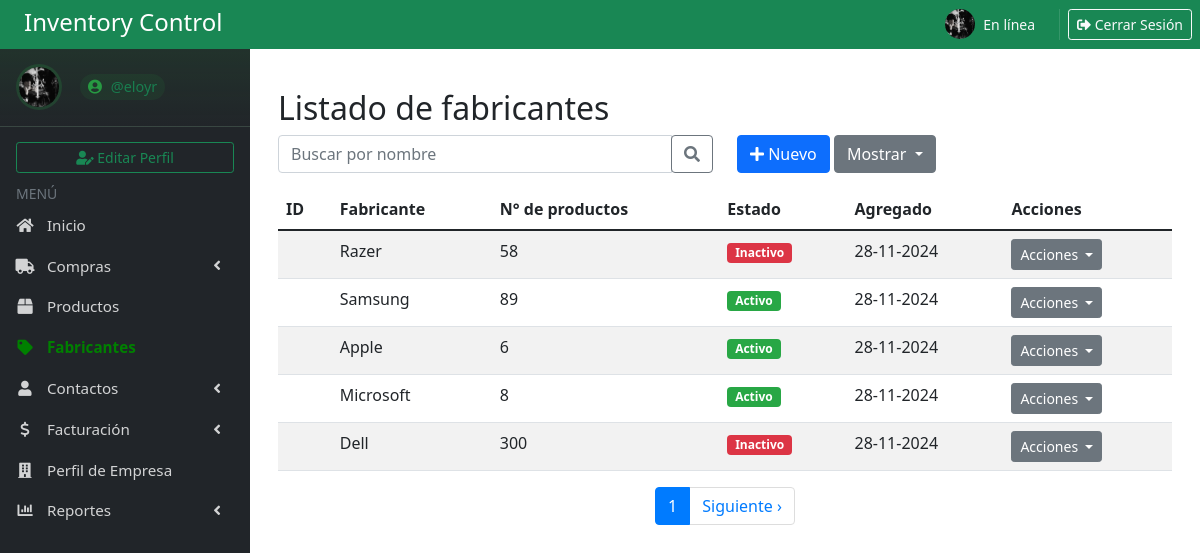
Screenshot of /fabricantes/ (signed in) with the database file from the repository.
### Inventario/models.py (models this page shows, shortened)
class Profile(models.Model):
    user = models.OneToOneField(User, on_delete=models.CASCADE)
    image = models.ImageField(upload_to='profile_pics/', default='profile_pics/default-avatar.png', blank=True)
    last_seen = models.DateTimeField(default=timezone.now)

class Fabricante(models.Model):
    ESTADO_CHOICES = [
        ('activo', 'Activo'),
        ('inactivo', 'Inactivo')
    ]
    id_fabricante = models.AutoField(primary_key=True)
    fabricante = models.CharField(max_length=100, unique=True)
    numero_productos = models.PositiveIntegerField(default=0)
    estado = models.CharField(max_length=10, choices=ESTADO_CHOICES, default='activo')
    agregado = models.DateTimeField(auto_now_add=True)
    class Meta:
        verbose_name = "Fabricante"
        verbose_name_plural = "Fabricantes"

### Inventario/views.py (the view)
# urls.py: path('fabricantes/', views.fabricantes, name='fabricantes'),
@login_required
def fabricantes(request):
    queryset = Fabricante.objects.all()
    query = request.GET.get('q')
    if query:
        queryset = queryset.filter(fabricante__icontains=query)
    mostrar = request.GET.get('mostrar', 5)
    paginator = Paginator(queryset, int(mostrar))
    page = request.GET.get('page')
    try:
        fabricantes = paginator.page(page)
    except PageNotAnInteger:
        fabricantes = paginator.page(1)
    except EmptyPage:
        fabricantes = paginator.page(paginator.num_pages)
    context = {
        'fabricantes': fabricantes,
        'is_paginated': fabricantes.has_other_pages(),
        'page_obj': fabricantes,
    }
    return render(request, 'Inventario/fabricantes.html', {'fabricantes': fabricantes})

### Inventario/context_processors.py (called while the page is built)
def user_profile(request):
    if request.user.is_authenticated:
        profile, created = Profile.objects.get_or_create(user=request.user)
        now = timezone.now()
        online = (now - profile.last_seen) < timedelta(minutes=2)
        return {'user_profile': profile, 'is_online': online}
    return {}

### Inventario/templates/Inventario/fabricantes.html (shortened to what this page needs)
{% extends 'Inventario/base.html' %}
{% load static %}
{% block content %}
<div class="container mt-4">
    <h2>Listado de fabricantes</h2>
    <div class="row mb-3">
        <div class="col-md-6">
            <form method="GET" class="form-inline">
                <div class="input-group">
                    <input type="text" name="q" class="form-control" placeholder="Buscar por nombre" value="{{ request.GET.q }}">
                    <div class="input-group-append">
                        <button class="btn btn-outline-secondary" type="submit">
                            <i class="fas fa-search"></i>
                        </button>
                    </div>
                </div>
            </form>
        </div>
        <div class="col-md-6 text-right">
            <button type="button" class="btn btn-primary" data-bs-toggle="modal" data-bs-target="#nuevoFabricanteModal">
                <i class="fas fa-plus"></i> Nuevo
            </button>
            <div class="btn-group">
                <button type="button" class="btn btn-secondary dropdown-toggle" data-bs-toggle="dropdown">
                    Mostrar
                </button>
            </div>
        </div>
    </div>
    <div class="table-responsive">
        <table class="table table-striped">
            <thead>
                <tr>
                    <th>ID</th>
                    <th>Fabricante</th>
                    <th>N° de productos</th>
                    <th>Estado</th>
                    <th>Agregado</th>
                    <th>Acciones</th>
                </tr>
            </thead>
            <tbody>
                {% for fabricante in fabricantes %}
                <tr>
                    <td>{{ fabricante.id }}</td>
                    <td>{{ fabricante.fabricante }}</td>
                    <td>{{ fabricante.numero_productos }}</td>
                    <td>
                        {% if fabricante.estado == 'activo' %}
                        <span class="badge bg-success">Activo</span>
                        {% else %}
                        <span class="badge bg-danger">Inactivo</span>
                        {% endif %}
                    </td>
                    <td>{{ fabricante.agregado|date:"d-m-Y" }}</td>
                    <td>
                        <div class="dropdown">
                            <button class="btn btn-secondary btn-sm dropdown-toggle" type="button" data-bs-toggle="dropdown">
                                Acciones
                            </button>
                        </div>
                    </td>
                </tr>
                {% empty %}
                <tr>
                    <td colspan="6" class="text-center">No hay fabricantes registrados</td>
                </tr>
                {% endfor %}
            </tbody>
        </table>
    </div>
    <div class="pagination justify-content-center">
        <ul class="pagination">
            <li class="page-item active">
                <span class="page-link">
                    {{ fabricantes.number }}
                </span>
            </li>
            {% if fabricantes.has_next %}
                <li class="page-item">
                    <a class="page-link" href="?page={{ fabricantes.next_page_number }}">Siguiente ›</a>
                </li>
            {% endif %}
        </ul>
    </div>
</div>
{% endblock %}

### Inventario/templates/Inventario/base.html (shortened to what this page needs)
{% load static %}
<!DOCTYPE html>
<html lang="es">
<head>
    <link rel="stylesheet" href="https://cdnjs.cloudflare.com/ajax/libs/font-awesome/6.0.0-beta3/css/all.min.css">
    <link href="https://cdn.jsdelivr.net/npm/bootstrap@5.1.3/dist/css/bootstrap.min.css" rel="stylesheet">
    <link rel="stylesheet" href="https://cdnjs.cloudflare.com/ajax/libs/font-awesome/5.15.4/css/all.min.css">
    <link rel="stylesheet" href="https://cdn.jsdelivr.net/npm/sweetalert2@11/dist/sweetalert2.min.css">
</head>
<body>
    <div class="container-fluid p-0">
        <div class="bg-success text-white p-2 d-flex justify-content-between align-items-center" style="position: relative; z-index: 1001;">
            <h4 class="mb-1 ms-3">Inventory Control</h4>
            <div class="d-flex align-items-center">
                {% if user.is_authenticated %}
                    {% if user_profile.image and user_profile.image.url %}
                        <img src="{{ user_profile.image.url }}" class="rounded-circle me-2" width="30" alt="Profile Picture">
                    {% else %}
                        <img src="{% static 'img/default-avatar.png' %}" class="rounded-circle me-2" width="30" alt="Default Avatar">
                    {% endif %}
                    <div class="me-3">
                        <div class="small text-light">{% if is_online %}En línea{% else %}Desconectado{% endif %}</div>
                    </div>
                    <a href="/logout/" class="btn btn-outline-light btn-sm">
                        <i class="fas fa-sign-out-alt"></i> Cerrar Sesión
                    </a>
                {% endif %}
            </div>
        </div>
        <div class="d-flex">
            <aside class="main-sidebar bg-dark" style="width: 250px;">
                <section class="sidebar">
                    <div class="user-panel d-flex align-items-center p-3">
                        <div class="image">
                            {% if user_profile.image and user_profile.image.url %}
                                <img src="{{ user_profile.image.url }}" class="rounded-circle" alt="User Image" width="40">
                            {% else %}
                                <img src="{% static 'img/default-avatar.png' %}" class="rounded-circle" alt="User Image" width="40">
                            {% endif %}
                        </div>
                        <div class="info ms-2">
                            <a href="#" class="text-success" style="text-decoration: none; font-size: 0.9rem; opacity: 0.9;">
                                <i class="fa fa-user-circle"></i> @{{ user.username }}
                            </a>
                        </div>
                    </div>
                    {% if user.is_authenticated %}
                        <div class="px-3 mb-2">
                            <a href="/editar_perfil/" class="btn btn-outline-success btn-sm w-100">
                                <i class="fa fa-user-edit"></i> Editar Perfil
                            </a>
                        </div>
                    {% endif %}
                    <div class="text-muted px-3">
                        <small>MENÚ</small>
                    </div>
                    <ul class="nav flex-column">
                        <li class="nav-item">
                            <a href="/panel_control" class="nav-link text-white">
                                <i class="fa fa-home"></i> <span>Inicio</span>
                            </a>
                        </li>
                        <li class="nav-item">
                            <a href="#" class="nav-link text-white d-flex justify-content-between align-items-center" data-bs-toggle="collapse" data-bs-target="#comprasMenu" aria-expanded="false" aria-controls="comprasMenu">
                                <div>
                                    <i class="fa fa-truck"></i>
                                    <span>Compras</span>
                                </div>
                                <i class="fa fa-angle-left collapse-icon"></i>
                            </a>
                        </li>
                        <li class="nav-item">
                            <a href="/productos/" class="nav-link text-white active3 {% if active_page == 'productos' %}active{% endif %}">
                                <i class="fa fa-box"></i> <span>Productos</span>
                            </a>
                        </li>
                        <li class="nav-item">
                            <a href="/fabricantes" class="nav-link text-white active4 {% if active_page == 'fabricantes' %}active{% endif %}">
                                <i class="fa fa-tag"></i> <span>Fabricantes</span>
                            </a>
                        </li>
                        <li class="nav-item">
                            <a href="#" class="nav-link text-white d-flex justify-content-between align-items-center" data-bs-toggle="collapse" data-bs-target="#contactosMenu" aria-expanded="false">
                                <div>
                                    <i class="fa fa-user"></i>
                                    <span>Contactos</span>
                                </div>
                                <i class="fa fa-angle-left collapse-icon"></i>
                            </a>
                        </li>
                        <li class="nav-item">
                            <a href="#" class="nav-link text-white d-flex justify-content-between align-items-center" data-bs-toggle="collapse" data-bs-target="#facturacionMenu" aria-expanded="false">
                                <div>
                                    <i class="fa fa-dollar"></i>
                                    <span>Facturación</span>
                                </div>
                                <i class="fa fa-angle-left collapse-icon float-end"></i>
                            </a>
                        </li>
                        <li class="nav-item">
                            <a href="/perfil_empresa/" class="nav-link text-white {% if active_page == 'perfil_empresa' %}active{% endif %}">
                                <i class="fas fa-building"></i> <span>Perfil de Empresa</span>
                            </a>
                        </li>
                        <li class="nav-item">
                            <a href="#" class="nav-link text-white d-flex justify-content-between align-items-center" data-bs-toggle="collapse" data-bs-target="#reporteMenu" aria-expanded="false">
                                <div>
                                    <i class="fa fa-chart-bar"></i>
                                    <span>Reportes</span>
                                </div>
                                <i class="fa fa-angle-left collapse-icon"></i>
                            </a>
                        </li>
                    </ul>
                </section>
            </aside>
            <main class="flex-grow-1 p-3">
                {% block content %}
                {% endblock %}
            </main>
        </div>
    </div>
</body>
</html>

### Inventario/templates/Inventario/base.html (style rules this page uses)
.main-sidebar { position: fixed; top: 48px; left: 0; width: 250px; height: calc(100vh - 48px); z-index: 1000; display: flex; flex-direction: column; overflow-y: auto; scrollbar-width: thin; scrollbar-color: rgba(255,255,255,0.1) transparent; }
.sidebar { flex: 1; display: flex; flex-direction: column; }
.nav-item { margin: 1px 0; }
.nav-link { padding: 8px 15px !important; color: rgba(255,255,255,.8) !important; transition: all 0.3s ease; font-size: 0.95rem; }
.user-panel { padding: 12px; margin-bottom: 15px; border-bottom: 1px solid rgba(255,255,255,.1); background: linear-gradient(to bottom, rgba(40,167,69,0.1), transparent); }
.user-panel .image { padding: 3px; border-radius: 50%; background: rgba(40,167,69,0.2); margin-right: 10px; transition: all 0.3s ease; }
.user-panel .info { padding: 5px 0; }
.user-panel .info a { display: inline-block; padding: 2px 8px; border-radius: 15px; background: rgba(40,167,69,0.1); transition: all 0.3s ease; }
.user-panel .info i { margin-right: 5px; color: #28a745; }
main { margin-left: 250px; padding: 20px; }
.container-fluid { width: 100%; padding: 0; }
.nav-link i { width: 20px; text-align: center; margin-right: 8px; }
.nav-item { position: relative; }

### Inventario/templates/Inventario/fabricantes.html (style rules this page uses)
.active4 { color: green !important; font-weight: bold; }
.badge.bg-success { background-color: #28a745 !important; color: white; }
.badge.bg-danger { background-color: #dc3545 !important; color: white; }
.pagination .page-link { color: #007bff; border: 1px solid #ddd; }
.pagination .page-item.active .page-link { background-color: #007bff; border-color: #007bff; color: white; }

### rows the page displays
Profile: image (picture)
Fabricante: fabricante "Razer", numero_productos "58", estado "Inactivo", agregado "28-11-2024"
Fabricante: fabricante "Samsung", numero_productos "89", estado "Activo", agregado "28-11-2024"
Fabricante: fabricante "Apple", numero_productos "6", estado "Activo", agregado "28-11-2024"
Fabricante: fabricante "Microsoft", numero_productos "8", estado "Activo", agregado "28-11-2024"
Fabricante: fabricante "Dell", numero_productos "300", estado "Inactivo", agregado "28-11-2024"

### other values shown
{{ user.username }} "eloyr"
{{ fabricantes.number }} "1"
